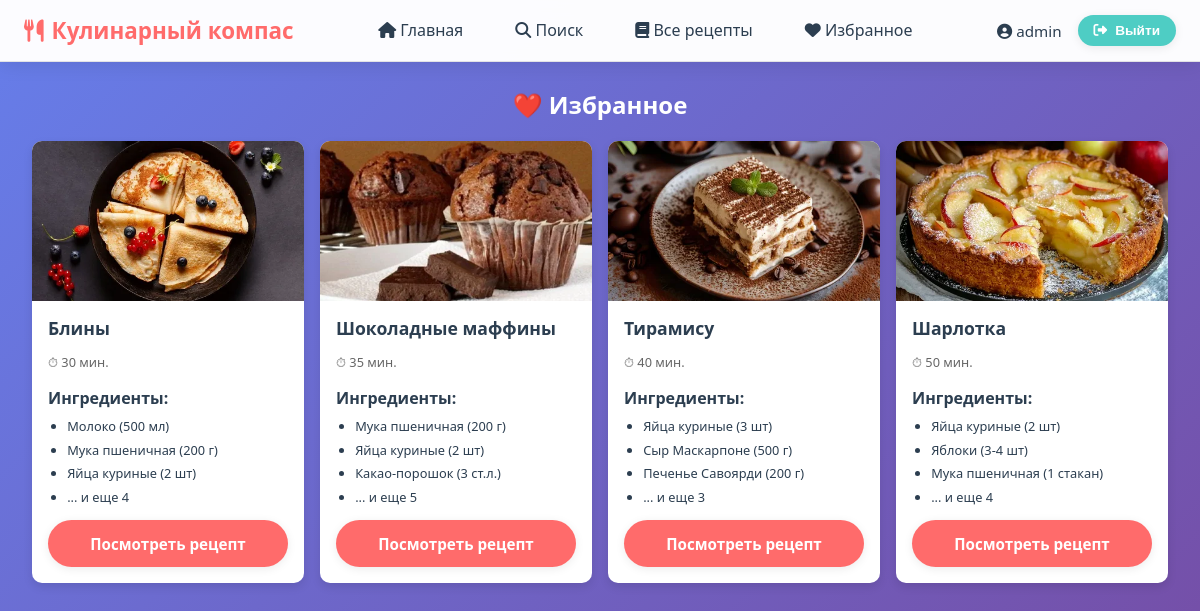
/favorites/ (signed in), run on an earlier commit of the app's database.
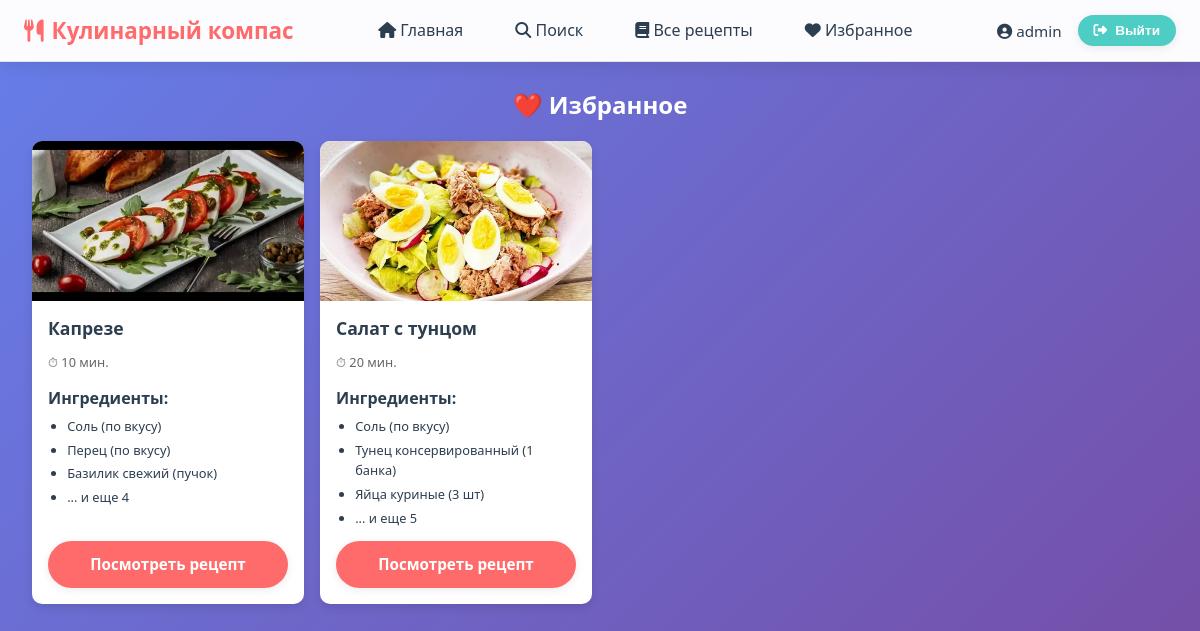
And on a later commit of the database.
### favorites/models.py (models this page shows, shortened)
class Favorite(models.Model):
    user = models.ForeignKey(User, on_delete=models.CASCADE)
    recipe = models.ForeignKey(Recipe, on_delete=models.CASCADE)
    added_at = models.DateTimeField(auto_now_add=True)
    class Meta:
        unique_together = ('user', 'recipe')  # один рецепт можно добавить в избранное только один раз

### recipes/models.py (models this page shows, shortened)
class Recipe(models.Model):
    title = models.CharField(max_length=200)
    ingredients = models.ManyToManyField(Ingredient)
    description = models.TextField()
    cooking_steps = models.TextField()
    cooking_time = models.PositiveIntegerField(help_text="В минутах")
    image = models.ImageField(upload_to='recipes/', blank=True, null=True)
    author = models.ForeignKey(User, on_delete=models.CASCADE)
    created_at = models.DateTimeField(auto_now_add=True)

class Ingredient(models.Model):
    name = models.CharField(max_length=100, unique=True)

### favorites/views.py (the view)
# urls.py: path('', views.favorite_recipes, name='favorite_recipes'),
@login_required
def favorite_recipes(request):
    favorites = Favorite.objects.filter(user=request.user).select_related('recipe')
    return render(request, 'favorites/favorite_recipes.html', {'favorites': favorites})

### templates/favorites/favorite_recipes.html (shortened to what this page needs)
{% extends 'base.html' %}
{% load static %}
{% block extra_css %}
    <link rel="stylesheet" href="{% static 'css/favorites.css' %}">
{% endblock %}
{% block content %}
<div class="favorites-recipes-container">
    <h1>❤️ Избранное</h1>
</div>
{% if favorites %}
    <div class="favorite-recipe-grid">
        {% for favorite in favorites %}
            {% with recipe=favorite.recipe %}
                <div class="favorite-recipe-card">
                    {% if recipe.image %}
                        <img src="{{ recipe.image.url }}" alt="{{ recipe.title }}">
                    {% else %}
                        <div class="recipe-image-placeholder">Нет изображения</div>
                    {% endif %}
                    <div class="recipe-content">
                        <h3 class="recipe-title">{{ recipe.title }}</h3>
                        <div class="recipe-meta">
                            <span class="cooking-time">⏱ {{ recipe.cooking_time }} мин.</span>
                        </div>
                        <div class="recipe-ingredients">
                            <strong>Ингредиенты:</strong>
                            <ul>
                                {% for ingredient in recipe.ingredients.all|slice:":3" %}
                                    <li>{{ ingredient.name }}</li>
                                {% endfor %}
                                {% if recipe.ingredients.count > 3 %}
                                    <li>... и еще {{ recipe.ingredients.count|add:"-3" }}</li>
                                {% endif %}
                            </ul>
                        </div>
                        <div class="recipe-actions">
                            <a href="{% url 'recipe_detail' recipe.id %}?from=fav" class="btn">
                                Посмотреть рецепт
                            </a>
                        </div>
                    </div>
                </div>
            {% endwith %}
        {% endfor %}
    </div>
{% else %}
    <div class="no-favorites">
        <p>Нет избранных рецептов</p>
        <a href="{% url 'all_recipes' %}" class="btn" style="margin-top: 10px;">Перейти к рецептам</a>
    </div>
{% endif %}
{% endblock %}

What changed in the data, as far as the page shows it:
removed Favorite: recipe.image (picture), recipe "Блины", recipe.cooking_time "30", recipe.ingredients.count|add "4"
no longer on this page (row unchanged): Ingredient: name "Молоко (500 мл)", shown under "Блины"
no longer on this page (row unchanged): Ingredient: name "Мука пшеничная (200 г)"
no longer on this page (row unchanged): Ingredient: name "Яйца куриные (2 шт)"
removed Favorite: recipe.image (picture), recipe "Шоколадные маффины", recipe.cooking_time "35", recipe.ingredients.count|add "5"
no longer on this page (row unchanged): Ingredient: name "Какао-порошок (3 ст.л.)", shown under "Шоколадные маффины"
removed Favorite: recipe.image (picture), recipe "Тирамису", recipe.cooking_time "40", recipe.ingredients.count|add "3", Ingredient (name "Яйца куриные (3 шт)")
no longer on this page (row unchanged): Ingredient: name "Сыр Маскарпоне (500 г)", shown under "Тирамису"
no longer on this page (row unchanged): Ingredient: name "Печенье Савоярди (200 г)", shown under "Тирамису"
removed Favorite: recipe.image (picture), recipe "Шарлотка", recipe.cooking_time "50", recipe.ingredients.count|add "4"
no longer on this page (row unchanged): Ingredient: name "Яблоки (3-4 шт)", shown under "Шарлотка"
no longer on this page (row unchanged): Ingredient: name "Мука пшеничная (1 стакан)", shown under "Шарлотка"
added Favorite: recipe.image (picture), recipe "Капрезе", recipe.cooking_time "10", recipe.ingredients.count|add "4"
now on this page (row unchanged): Ingredient: name "Соль (по вкусу)"
now on this page (row unchanged): Ingredient: name "Перец (по вкусу)", shown under "Капрезе"
now on this page (row unchanged): Ingredient: name "Базилик свежий (пучок)", shown under "Капрезе"
added Favorite: recipe.image (picture), recipe "Салат с тунцом", recipe.cooking_time "20", recipe.ingredients.count|add "5", Ingredient (name "Яйца куриные (3 шт)")
now on this page (row unchanged): Ingredient: name "Тунец консервированный (1 банка)", shown under "Салат с тунцом"
